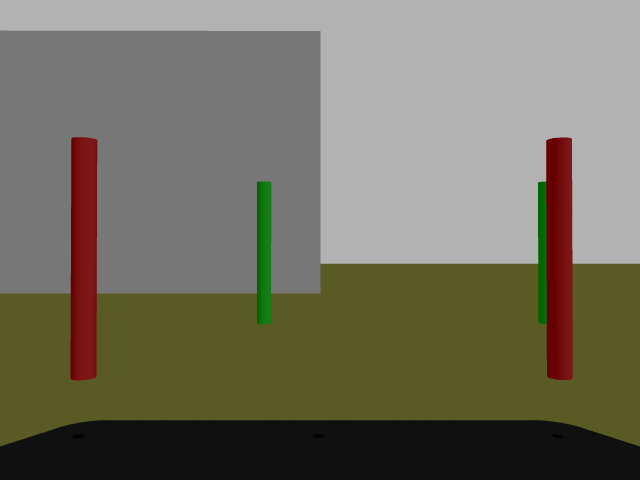
#> input picture Data/foto1.png, 640 x 480 px
$ python img_process.py
#> lines starting #> are read from the running program, lines starting #| are printed output that depends on the picture; after the words box and inside, x2 and y2 are one past the last pixel; in counts of white or black regions, pixels touching at a corner belong together
### Cone.py

class Cone:
    '''Class to store found cones'''
    def __init__(self, color, coord, standing):
        self.color = color
        self.coord = coord
        self.standing = standing
    def __repr__(self):      # for printing
        stand = "standing" if self.standing else "fallen"
        # Python 3
        # return "position: [{:.3}, {:.3}, {:.3}]".format(self.x, self.y, self.z) + ", color: '" + self.color + "', state: " + stand
        # Python 2
        return "\n{position: " + str(self.coord) + ", color: '" + self.color + "', state: " + stand + "}"

### Coordinates.py
import numpy as np
class Coordinates:
    '''Class to store coordinates'''
    def __init__(self, x, y, z):
        self.x = x
        self.y = y
        self.z = z
    def __repr__(self):  # for printing
        # Python 3
        # return "[{:.3}, {:.3}, {:.3}]".format(self.x, self.y, self.z)
        # Python 2
        return "[%.3f, %.3f, %.3f]" % (self.x, self.y, self.z)
    def numpyfy(self):
        return np.array([self.x, self.y, self.z])

### img_process.py
import cv2
import numpy as np
import math
import Cone
import Coordinates

def distance(pos, Cone): # function to get the distance from the cone
    return math.sqrt(pow((Cone.x - pos[0]), 2) + pow((Cone.y - pos[1]), 2))

def print_cones(cones, robot_pos): # for debugging purposes
    for i in range(len(cones)):
        print("Cone {}:".format(i), cones[i], "distance:", distance(robot_pos, cones[i]))

def process(img, depth_img, K_RGB):
    def distance_from_rgb(x, y, w, h, standing):
        # code from LAR laboratory
        if standing:
            u1_homogeneous = np.array([x, (y + h) / 2, 1])
            u2_homogeneous = np.array([x + w, (y + h) / 2, 1])
        else:
            u1_homogeneous = np.array([(x + w) / 2, y, 1])
            u2_homogeneous = np.array([(x + w) / 2, (y + h), 1])
        x1 = np.matmul(np.linalg.inv(K_RGB), u1_homogeneous)
        x2 = np.matmul(np.linalg.inv(K_RGB), u2_homogeneous)
        cos_alpha = np.dot(x1, x2) / (np.linalg.norm(x1) * np.linalg.norm(x2))
        alpha = np.arccos(cos_alpha)
        return 0.025 / np.sin(alpha / 2)

    def camera_coord(x, y, z):
        u_mid_homogeneous = np.array([x, y, 1])
        return np.matmul(np.linalg.inv(K_RGB), u_mid_homogeneous * z)

    def convert_to_robot_coord(coordinates):
        T = np.array([[0.0, 0.0, 1.0, -0.087], #generated by quaternion_to_rot_matrix.py
                       [-1.0, 0.0, 0.0, 0.013],
                       [0.0, -1.0, 0.0, 0.287],
                       [0, 0, 0, 1]])
        coord = np.append(coordinates, [1])
        new_coord = np.matmul(T, coord)
        return Coordinates.Coordinates(new_coord[0], new_coord[1], new_coord[2])

    HSV = cv2.cvtColor(img, cv2.COLOR_BGR2HSV)
    color_min = [(0, 35, 25), (49, 30, 25), (107, 30, 25)] # for R, G, B in format (h_min, s_min, v_min)
    color_max = [(15, 255, 255), (77, 255, 255), (135, 255, 255)] # for R, G, B in format (h_max, s_max, v_max)
    cones = []

    for i in range(3):
        color = "Red"
        if i == 1: color = "Green"
        elif i == 2: color = "Blue"
        frame_threshold = cv2.inRange(HSV, color_min[i], color_max[i])
        contours, hierarchy = cv2.findContours(frame_threshold, cv2.RETR_EXTERNAL, cv2.CHAIN_APPROX_NONE)
        for cnt in contours:
            area = cv2.contourArea(cnt)
            if area < 500:
                continue
            x, y, w, h = cv2.boundingRect(cnt)
            approx = cv2.approxPolyDP(cnt, 0.02 * cv2.arcLength(cnt, True), True)
            if len(approx) > 4: # not a square
                continue
            if float(h) / w > 8: #standing Cone
                standing = True
            elif float(w) / h > 8: # Cone on the floor
                standing = False
            else: #invalid ratio
                continue
            mid = (int(x + w / 2), int(y + h / 2))
            z = depth_img[mid[1], mid[0]]
            if z is None:
                z = distance_from_rgb(x, y, w, h, standing)
            else:
                z += 0.025 # convert to distance from the middle of the bannsiter
            pos = camera_coord(mid[0], mid[1], z) # position in camera coordinates
            pos = convert_to_robot_coord(pos)
            new = Cone.Cone(color, pos, standing)
            cones.append(new)
    return cones

if __name__ == "__main__": # For testing purposes
    img = cv2.imread("Data/foto1.png")
#> img is the input picture: shape (480, 640, 3); mean B, G, R 95.4, 111.7, 114.8
    depth = np.full((480, 640), None)
    K_RGB = np.array([[554.25469119, 0, 320.5],
                      [0, 554.25469119, 240.5],
                      [0, 0, 1]])

    cones = process(img, depth, K_RGB)
#> in process, `HSV = cv2.cvtColor(img, cv2.COLOR_BGR2HSV)`: HSV: shape (480, 640, 3); mean H, S, V 9.2, 54.9, 115.8
#> the loop in process, `for i in range(3):` made 3 passes
#> pass 1, in process, `frame_threshold = cv2.inRange(HSV, color_min[i], color_max[i])`:
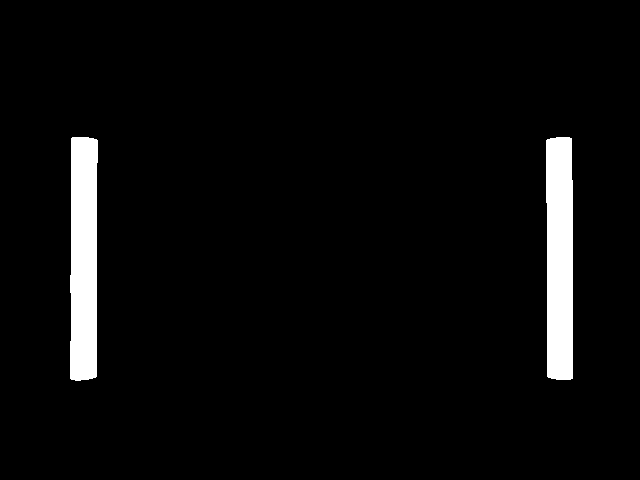
#> frame_threshold: shape (480, 640); 4.1% white; 2 white regions, box (x1, y1, x2, y2) and area: (70, 137, 98, 381) 6378, (546, 137, 573, 380) 6308
#> pass 2, in process, `frame_threshold = cv2.inRange(HSV, color_min[i], color_max[i])`:
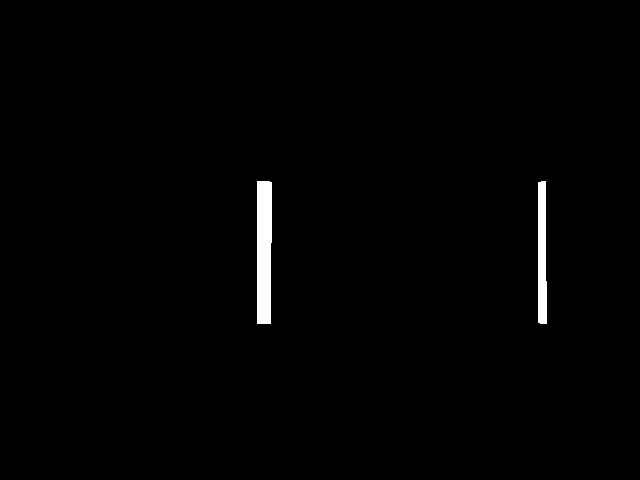
#> frame_threshold: shape (480, 640); 1.1% white; 2 white regions, box (x1, y1, x2, y2) and area: (257, 181, 272, 324) 2062, (538, 181, 547, 324) 1182
#> after the loop in process, `for i in range(3):`: cones = 4 items
#> cones = 4 items
    print(cones)
#| [
#| {position: [1.134, -0.512, 0.248], color: 'Red', state: standing},
#| {position: [1.086, 0.514, 0.248], color: 'Red', state: standing},
#| {position: [3.512, -1.425, 0.212], color: 'Green', state: standing},
#| {position: [1.798, 0.205, 0.248], color: 'Green', state: standing}]
    cv2.imshow("Image", img)
    cv2.waitKey(0)

$ run again, with Data/capture2.png copied over Data/foto1.png
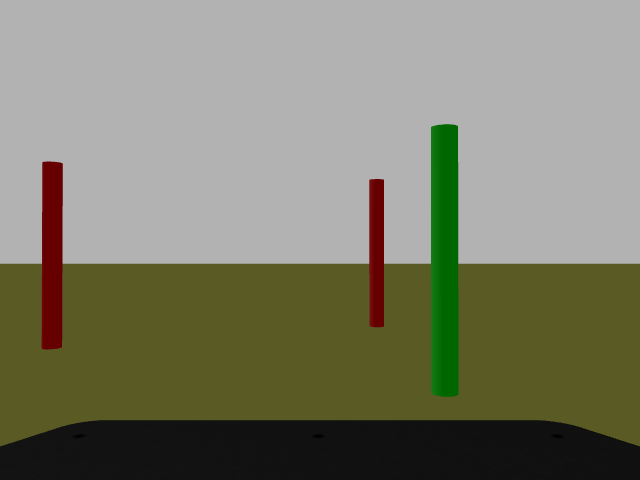
#> input picture Data/capture2.png, 640 x 480 px
#> img is the input picture: shape (480, 640, 3); mean B, G, R 107.1, 126.4, 126
#> HSV: shape (480, 640, 3); mean H, S, V 10.9, 58.7, 128.4
#> the loop in process, `for i in range(3):` made 3 passes
#> pass 1, in process, `frame_threshold = cv2.inRange(HSV, color_min[i], color_max[i])`:
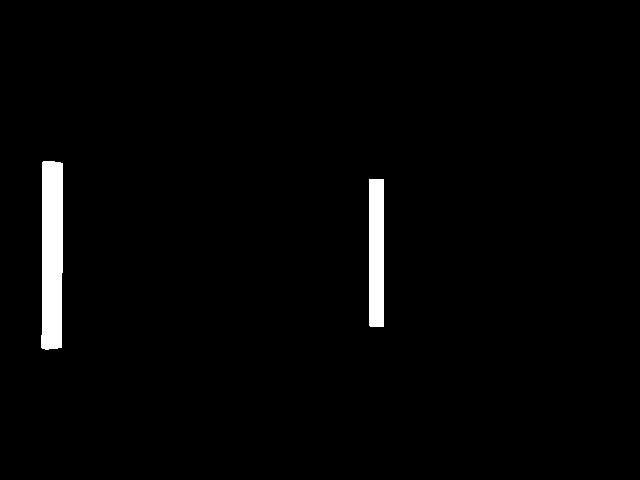
#> frame_threshold: shape (480, 640); 2% white; 2 white regions, box (x1, y1, x2, y2) and area: (41, 161, 63, 350) 3874, (369, 179, 384, 327) 2219
#> pass 2, in process, `frame_threshold = cv2.inRange(HSV, color_min[i], color_max[i])`:
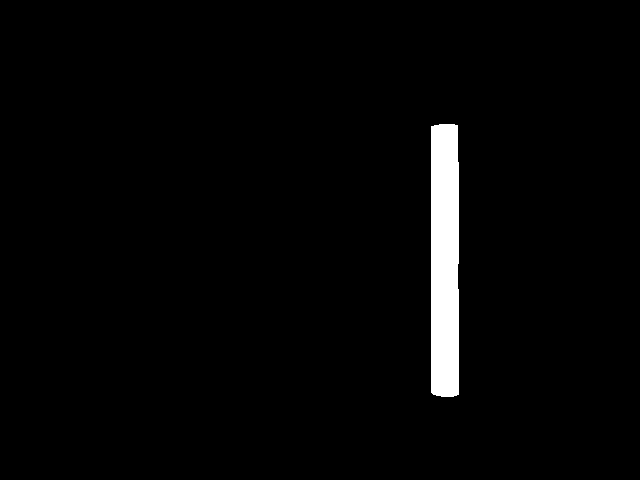
#> frame_threshold: shape (480, 640); 2.5% white; 1 white region, box (x1, y1, x2, y2) and area: (431, 124, 459, 397) 7542
#> after the loop in process, `for i in range(3):`: cones = 3 items
#| [
#| {position: [1.797, -0.176, 0.245], color: 'Red', state: standing},
#| {position: [1.475, 0.770, 0.246], color: 'Red', state: standing},
#| {position: [0.956, -0.221, 0.250], color: 'Green', state: standing}]

$ run again, with Data/capture3.png copied over Data/foto1.png
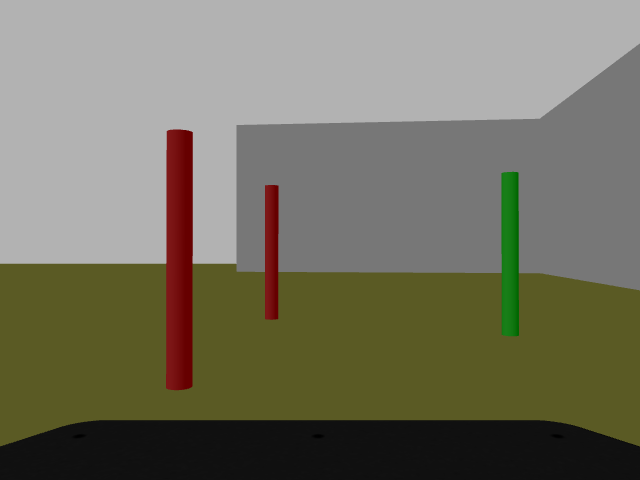
#> input picture Data/capture3.png, 640 x 480 px
#> img is the input picture: shape (480, 640, 3); mean B, G, R 97.8, 115.1, 117
#> HSV: shape (480, 640, 3); mean H, S, V 9.7, 54.9, 117.9
#> the loop in process, `for i in range(3):` made 3 passes
#> pass 1, in process, `frame_threshold = cv2.inRange(HSV, color_min[i], color_max[i])`:
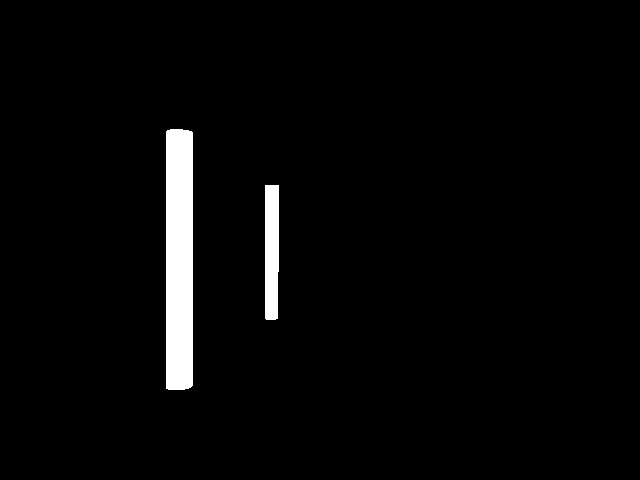
#> frame_threshold: shape (480, 640); 2.9% white; 2 white regions, box (x1, y1, x2, y2) and area: (166, 129, 193, 390) 7010, (265, 185, 279, 320) 1839
#> pass 2, in process, `frame_threshold = cv2.inRange(HSV, color_min[i], color_max[i])`:
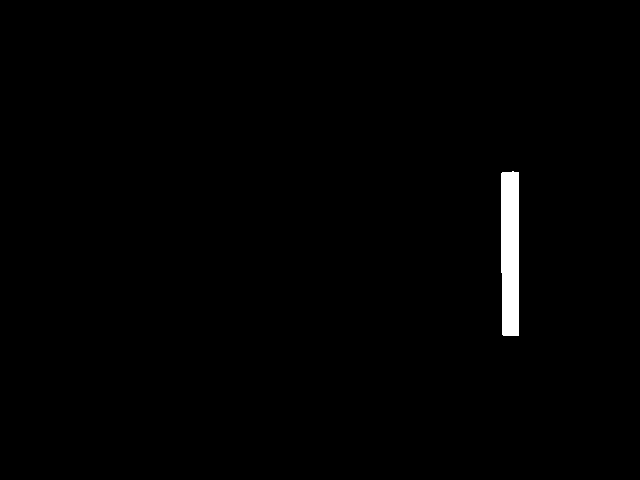
#> frame_threshold: shape (480, 640); 0.94% white; 1 white region, box (x1, y1, x2, y2) and area: (501, 171, 519, 336) 2889
#> after the loop in process, `for i in range(3):`: cones = 3 items
#| [
#| {position: [1.928, 0.189, 0.245], color: 'Red', state: standing},
#| {position: [1.009, 0.293, 0.250], color: 'Red', state: standing},
#| {position: [1.644, -0.579, 0.248], color: 'Green', state: standing}]
